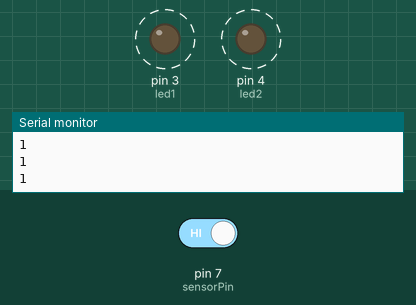
A sketch run on a simulated Arduino Uno, built with avr-gcc and run on an emulated ATmega328P. Shown: output pins drawn as LEDs (lit = HIGH), the last lines printed to the serial monitor. Dashed ring = blinking. The inputs (shaded band) are chosen by the test bench; at power-on: pin 7 (sensorPin) HIGH.

Above: at 1.6 s.
2.1 s: pin 7 (sensorPin) driven LOW
At 2.1 s:
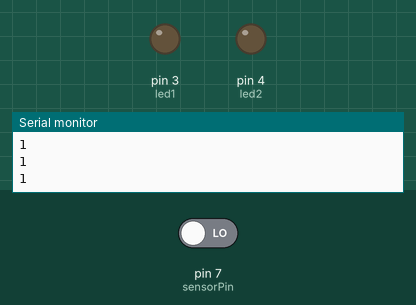
3.6 s: pin 7 (sensorPin) driven HIGH
At 3.7 s:
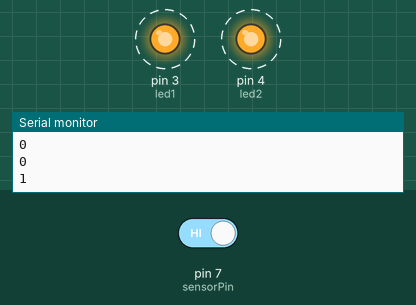
Timing chart, 0 to 12.8 s (numbered marks = the images above; inputs shaded):
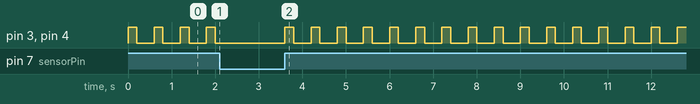

The sketch:

Baitap6.ino
```cpp
int sensorState = 0;
int sensorPin = 7;

int led1 = 3;
int led2 = 4;
void setup()
{
  Serial.begin(9600);
  pinMode(sensorPin, INPUT);
  pinMode(led1, OUTPUT);
  pinMode(led2, OUTPUT);
}
void loop()
{
  sensorState = digitalRead(sensorPin);
  Serial.println(sensorState);
  if (sensorState == LOW){
    tatDen();
  }
  else{
    chopTatLienTuc();
  }
  delay(200);
}

void tatDen(){
  digitalWrite(led1, LOW);
  digitalWrite(led2, LOW);
}

void chopTatLienTuc(){
  digitalWrite(led1, HIGH);
  digitalWrite(led2, HIGH);
  delay(200);
  digitalWrite(led1, LOW);
  digitalWrite(led2, LOW);
  delay(200);
}
```

Measured:
- after the input at 2.1 s, pin 3 (led1), pin 4 (led2): stops changing and stays LOW
- after the input at 3.6 s, pin 3 (led1), pin 4 (led2): alternates HIGH for 0.20 s and LOW for 0.40 s, starting at once
- by itself, pin 3 (led1), pin 4 (led2): alternates HIGH for 0.20 s and LOW for 0.40 s
